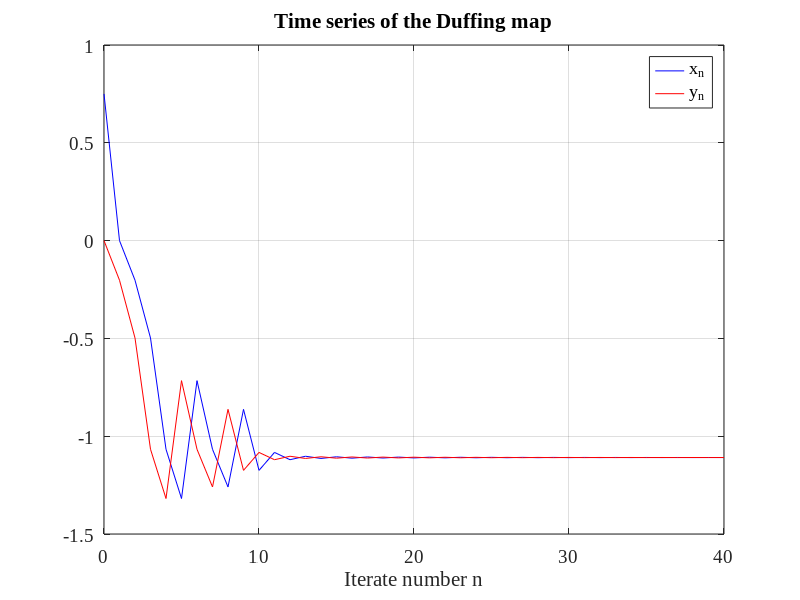

Write MATLAB code to recreate this figure.
clear variables
set(0, 'DefaultAxesFontName','Times New Roman','DefaultAxesFontSize',14);

NT = 40;                                % number of times to complete the loop
A = 2.5;                                % independant value
B = 0.27;                               % Conrtol parameter
x0 = 0.75;                              % x start value
y0 = 0.0;                                  % y start value

n(1) = 0;                       %n value
y(1) = y0;                      %intial y value
x(1) = x0;                      %intial x value

for j = 1:NT;                                   %loop for running function with x and y
    y(j+1) = -B*x(j) + A*y(j) - y(j)^3;
    x(j+1) = y(j);
    n(j+1) = j;
end

figure(1)
plot(n,x,'b',n,y,'r')
grid on
axis ([0 NT -1.5 1.0])
xlabel('Iterate number n')
title('Time series of the Duffing map')
legend('x_n','y_n')
